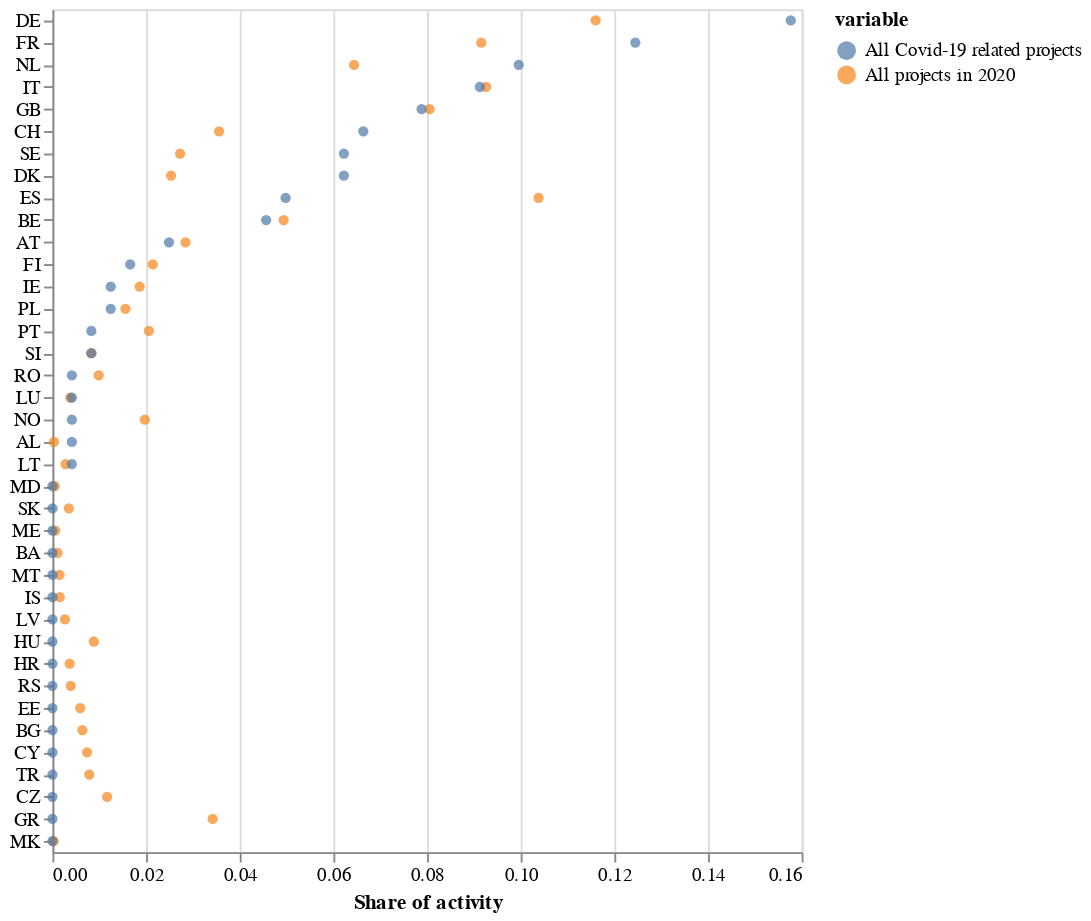

Notebook cell for this chart:
### Code cell
post_2020 = cord_geo_df.query("post_2020 == True")

post_2020_shares = pd.concat([post_2020['country_code'].value_counts(normalize=True),
                              post_2020.query("is_covid==True")['country_code'].value_counts(normalize=True)],axis=1)

post_2020_shares.columns = ['all_2020_share','all_covid_share']

post_shares = post_2020_shares.loc[post_2020_shares.index.isin(EU_COUNTRIES)].reset_index(drop=False).fillna(0)

post_shares_long = (post_shares.melt(id_vars='index')
                  .reset_index(drop=False)
                  .assign(variable=lambda df: df['variable'].map(name_lookup)))  

sort_countries = post_shares.sort_values('all_covid_share',ascending=False)['index'].tolist()

ch = (alt.Chart(post_shares_long)
      .mark_point(filled=True)
      .encode(y=alt.Y('index',sort=sort_countries,title=None),
              x=alt.X('value',title='Share of activity'),
                      color='variable')).properties(height=450)

save_altair(ch,"1_shares",driver=driver)
ch

### Figure 1 — Vega-Lite specification as saved in the notebook (floating-point values rounded to 4 significant figures)
{"config": {"view": {"continuousWidth": 400, "continuousHeight": 300}}, "data": {"name": "data-75a7f83642cf657274bf96ee1d40fbd0"}, "mark": {"type": "point", "filled": true}, "encoding": {"color": {"type": "nominal", "field": "variable"}, "x": {"type": "quantitative", "field": "value", "title": "Share of activity"}, "y": {"type": "nominal", "field": "index", "sort": ["DE", "FR", "NL", "IT", "GB", "CH", "SE", "DK", "ES", "BE", "AT", "FI", "IE", "PL", "PT", "SI", "RO", "LU", "NO", "AL", "LT", "MD", "SK", "ME", "BA", "MT", "IS", "LV", "HU", "HR", "RS", "EE", "BG", "CY", "TR", "CZ", "GR", "MK"], "title": null}}, "height": 450, "$schema": "https://vega.github.io/schema/vega-lite/v4.8.1.json", "datasets": {"data-75a7f83642cf657274bf96ee1d40fbd0": [{"level_0": 0, "index": "DE", "variable": "All projects in 2020", "value": 0.116}, {"level_0": 1, "index": "ES", "variable": "All projects in 2020", "value": 0.1038}, {"level_0": 2, "index": "IT", "variable": "All projects in 2020", "value": 0.09264}, {"level_0": 3, "index": "FR", "variable": "All projects in 2020", "value": 0.09159}, {"level_0": 4, "index": "GB", "variable": "All projects in 2020", "value": 0.08055}, {"level_0": 5, "index": "NL", "variable": "All projects in 2020", "value": 0.06441}, {"level_0": 6, "index": "BE", "variable": "All projects in 2020", "value": 0.04938}, {"level_0": 7, "index": "CH", "variable": "All projects in 2020", "value": 0.03559}, {"level_0": 8, "index": "GR", "variable": "All projects in 2020", "value": 0.03421}, {"level_0": 9, "index": "AT", "variable": "All projects in 2020", "value": 0.02841}, {"level_0": 10, "index": "SE", "variable": "All projects in 2020", "value": 0.02726}, {"level_0": 11, "index": "DK", "variable": "All projects in 2020", "value": 0.02533}, {"level_0": 12, "index": "FI", "variable": "All projects in 2020", "value": 0.02143}, {"level_0": 13, "index": "PT", "variable": "All projects in 2020", "value": 0.0206}, {"level_0": 14, "index": "NO", "variable": "All projects in 2020", "value": 0.01972}, {"level_0": 15, "index": "IE", "variable": "All projects in 2020", "value": 0.01862}, {"level_0": 16, "index": "PL", "variable": "All projects in 2020", "value": 0.01559}, {"level_0": 17, "index": "CZ", "variable": "All projects in 2020", "value": 0.01168}, {"level_0": 18, "index": "RO", "variable": "All projects in 2020", "value": 0.009885}, {"level_0": 19, "index": "HU", "variable": "All projects in 2020", "value": 0.008828}, {"level_0": 20, "index": "SI", "variable": "All projects in 2020", "value": 0.008322}, {"level_0": 21, "index": "TR", "variable": "All projects in 2020", "value": 0.007862}, {"level_0": 22, "index": "CY", "variable": "All projects in 2020", "value": 0.007402}, {"level_0": 23, "index": "BG", "variable": "All projects in 2020", "value": 0.006391}, {"level_0": 24, "index": "EE", "variable": "All projects in 2020", "value": 0.005931}, {"level_0": 25, "index": "RS", "variable": "All projects in 2020", "value": 0.003908}, {"level_0": 26, "index": "LU", "variable": "All projects in 2020", "value": 0.003816}, {"level_0": 27, "index": "HR", "variable": "All projects in 2020", "value": 0.003678}, {"level_0": 28, "index": "SK", "variable": "All projects in 2020", "value": 0.003494}, {"level_0": 29, "index": "LT", "variable": "All projects in 2020", "value": 0.002805}, {"level_0": 30, "index": "LV", "variable": "All projects in 2020", "value": 0.002667}, {"level_0": 31, "index": "IS", "variable": "All projects in 2020", "value": 0.001563}, {"level_0": 32, "index": "MT", "variable": "All projects in 2020", "value": 0.001517}, {"level_0": 33, "index": "BA", "variable": "All projects in 2020", "value": 0.001103}, {"level_0": 34, "index": "ME", "variable": "All projects in 2020", "value": 0.0005977}, {"level_0": 35, "index": "MD", "variable": "All projects in 2020", "value": 0.0005057}, {"level_0": 36, "index": "AL", "variable": "All projects in 2020", "value": 0.0003218}, {"level_0": 37, "index": "MK", "variable": "All projects in 2020", "value": 0.0002759}, {"level_0": 38, "index": "DE", "variable": "All Covid-19 related projects", "value": 0.1577}, {"level_0": 39, "index": "ES", "variable": "All Covid-19 related projects", "value": 0.04979}, {"level_0": 40, "index": "IT", "variable": "All Covid-19 related projects", "value": 0.09129}, {"level_0": 41, "index": "FR", "variable": "All Covid-19 related projects", "value": 0.1245}, {"level_0": 42, "index": "GB", "variable": "All Covid-19 related projects", "value": 0.07884}, {"level_0": 43, "index": "NL", "variable": "All Covid-19 related projects", "value": 0.09959}, {"level_0": 44, "index": "BE", "variable": "All Covid-19 related projects", "value": 0.04564}, {"level_0": 45, "index": "CH", "variable": "All Covid-19 related projects", "value": 0.06639}, {"level_0": 46, "index": "GR", "variable": "All Covid-19 related projects", "value": 0.0}, {"level_0": 47, "index": "AT", "variable": "All Covid-19 related projects", "value": 0.0249}, {"level_0": 48, "index": "SE", "variable": "All Covid-19 related projects", "value": 0.06224}, {"level_0": 49, "index": "DK", "variable": "All Covid-19 related projects", "value": 0.06224}, {"level_0": 50, "index": "FI", "variable": "All Covid-19 related projects", "value": 0.0166}, {"level_0": 51, "index": "PT", "variable": "All Covid-19 related projects", "value": 0.008299}, {"level_0": 52, "index": "NO", "variable": "All Covid-19 related projects", "value": 0.004149}, {"level_0": 53, "index": "IE", "variable": "All Covid-19 related projects", "value": 0.01245}, {"level_0": 54, "index": "PL", "variable": "All Covid-19 related projects", "value": 0.01245}, {"level_0": 55, "index": "CZ", "variable": "All Covid-19 related projects", "value": 0.0}, {"level_0": 56, "index": "RO", "variable": "All Covid-19 related projects", "value": 0.004149}, {"level_0": 57, "index": "HU", "variable": "All Covid-19 related projects", "value": 0.0}, {"level_0": 58, "index": "SI", "variable": "All Covid-19 related projects", "value": 0.008299}, {"level_0": 59, "index": "TR", "variable": "All Covid-19 related projects", "value": 0.0}, {"level_0": 60, "index": "CY", "variable": "All Covid-19 related projects", "value": 0.0}, {"level_0": 61, "index": "BG", "variable": "All Covid-19 related projects", "value": 0.0}, {"level_0": 62, "index": "EE", "variable": "All Covid-19 related projects", "value": 0.0}, {"level_0": 63, "index": "RS", "variable": "All Covid-19 related projects", "value": 0.0}, {"level_0": 64, "index": "LU", "variable": "All Covid-19 related projects", "value": 0.004149}, {"level_0": 65, "index": "HR", "variable": "All Covid-19 related projects", "value": 0.0}, {"level_0": 66, "index": "SK", "variable": "All Covid-19 related projects", "value": 0.0}, {"level_0": 67, "index": "LT", "variable": "All Covid-19 related projects", "value": 0.004149}, {"level_0": 68, "index": "LV", "variable": "All Covid-19 related projects", "value": 0.0}, {"level_0": 69, "index": "IS", "variable": "All Covid-19 related projects", "value": 0.0}, {"level_0": 70, "index": "MT", "variable": "All Covid-19 related projects", "value": 0.0}, {"level_0": 71, "index": "BA", "variable": "All Covid-19 related projects", "value": 0.0}, {"level_0": 72, "index": "ME", "variable": "All Covid-19 related projects", "value": 0.0}, {"level_0": 73, "index": "MD", "variable": "All Covid-19 related projects", "value": 0.0}, {"level_0": 74, "index": "AL", "variable": "All Covid-19 related projects", "value": 0.004149}, {"level_0": 75, "index": "MK", "variable": "All Covid-19 related projects", "value": 0.0}]}}
